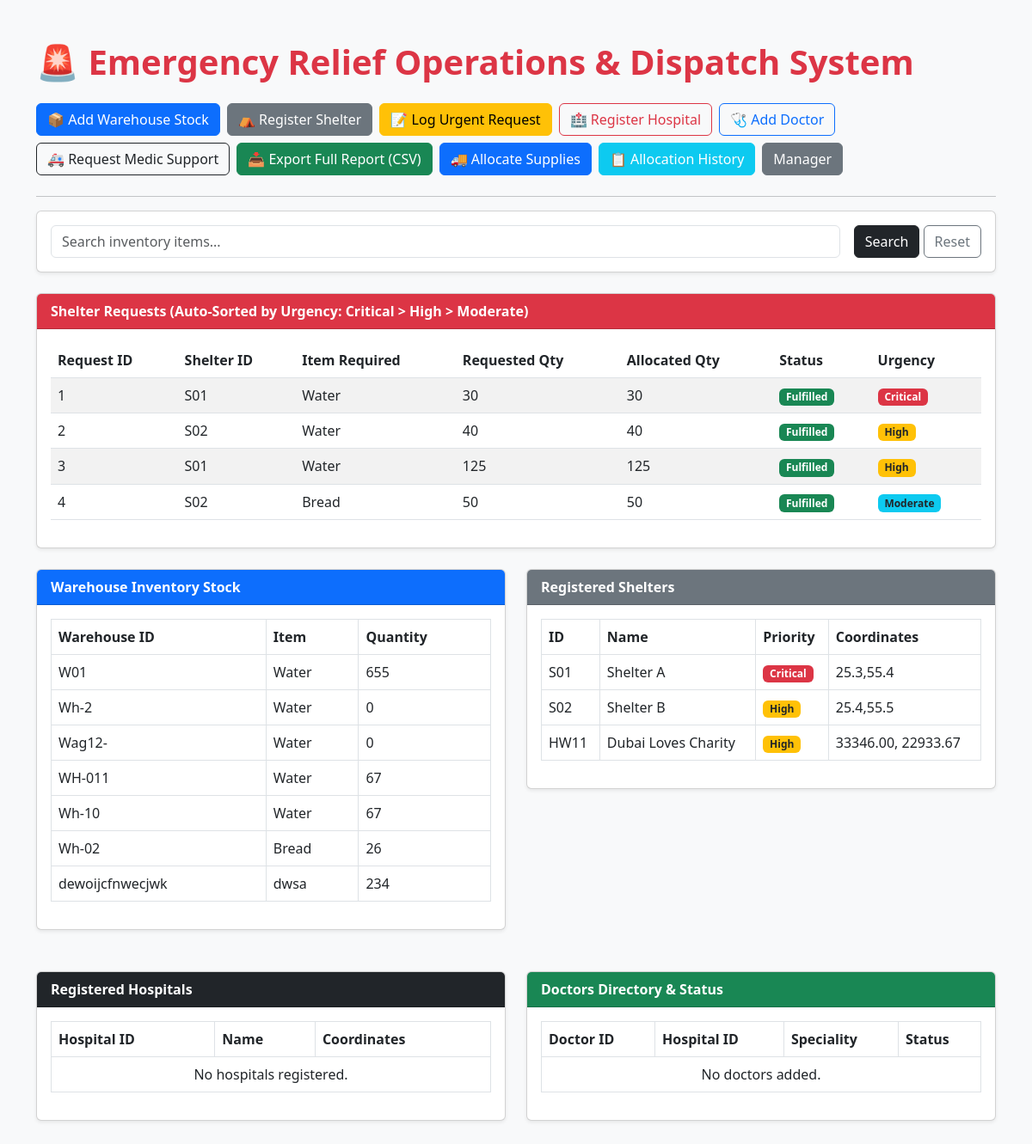
Before: / with the older database file.
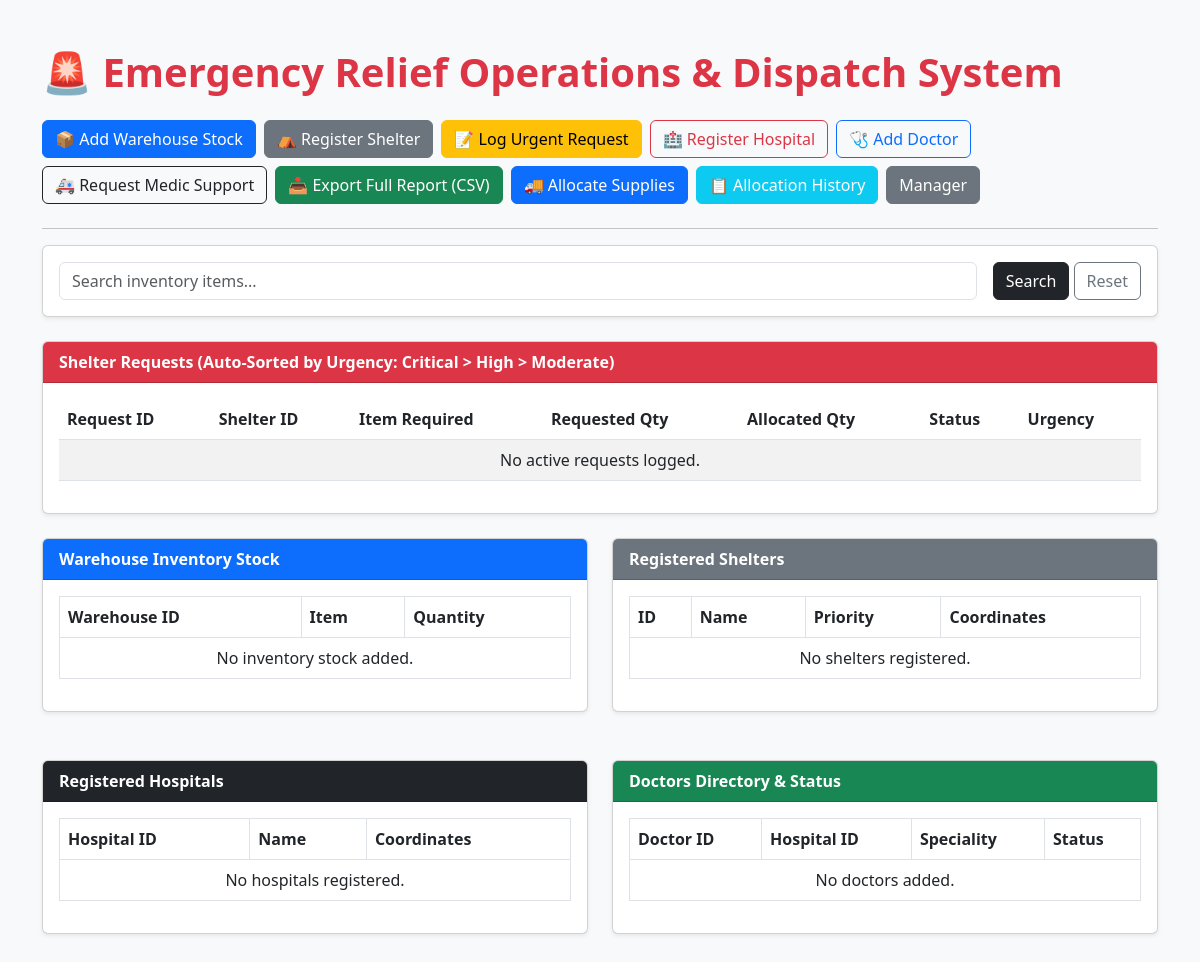
After: the same page with the newer database file.
### tables this page shows
CREATE TABLE requests (
            request_id INTEGER PRIMARY KEY AUTOINCREMENT,
            shelter_id TEXT,
            item TEXT NOT NULL,
            quantity INTEGER NOT NULL,
            allocated_quantity INTEGER NOT NULL DEFAULT 0,
            status TEXT NOT NULL DEFAULT 'Pending',
            urgency TEXT NOT NULL CHECK (
                urgency IN ('Critical', 'High', 'Moderate')
            ),
            FOREIGN KEY (shelter_id) REFERENCES shelters (shelter_id)
        );

CREATE TABLE inventory(
            warehouse_id TEXT,
            item TEXT,
            quantity INTEGER NOT NULL CHECK (quantity >= 0),
            PRIMARY KEY (warehouse_id, item)
        );

CREATE TABLE shelters(
            shelter_id TEXT PRIMARY KEY,
            name TEXT NOT NULL,
            priority TEXT NOT NULL CHECK (priority IN ('Critical', 'High', 'Moderate')),
            location_coordinates TEXT
        );

### app.py (the view)
@app.route('/')
def home():
    search = request.args.get('search', '')
    inventory = db.get_all_inventory()
    shelters = db.get_all_shelters()
    requests_list = db.get_sorted_requests()
    hospitals = db.get_all_hospitals()
    doctors = db.get_all_doctors()
    if search:
        inventory = [
            item for item in inventory
            if search.lower() in item[1].lower()
        ]
    return render_template(
        'inventory.html',
        inventory=inventory,
        shelters=shelters,
        requests_list=requests_list,
        hospitals=hospitals,
        doctors=doctors,
        search=search
    )

### db.py (called while the page is built)
def get_all_shelters():
    conn = sqlite3.connect(DB_Name)
    cr = conn.cursor()
    cr.execute("SELECT * FROM shelters")
    shelters = cr.fetchall()
    conn.close()
    return shelters

def get_all_inventory():
    conn = sqlite3.connect(DB_Name)
    cr = conn.cursor()
    cr.execute("SELECT * FROM inventory")
    items = cr.fetchall()
    conn.close()
    return items

def get_sorted_requests():
    conn = sqlite3.connect(DB_Name)
    cr = conn.cursor()
    cr.execute('''
        SELECT * FROM requests
        ORDER BY CASE urgency
            WHEN 'Critical' THEN 1
            WHEN 'High' THEN 2
            WHEN 'Moderate' THEN 3
            ELSE 4
        END,
        request_id ASC
    ''')
    requests_list = cr.fetchall()
    conn.close()
    return requests_list

def get_all_hospitals():
    conn = sqlite3.connect(DB_Name)
    cr = conn.cursor()
    cr.execute("SELECT * FROM hospitals")
    hospitals = cr.fetchall()
    conn.close()
    return hospitals

def get_all_doctors():
    conn = sqlite3.connect(DB_Name)
    cr = conn.cursor()
    cr.execute("SELECT * FROM doctors")
    doctors = cr.fetchall()
    conn.close()
    return doctors

### templates/inventory.html (shortened to what this page needs)
<!DOCTYPE html>
<html lang="en">
<head>
    <link href="https://cdn.jsdelivr.net/npm/bootstrap@5.3.0/dist/css/bootstrap.min.css" rel="stylesheet">
</head>
<body class="bg-light">
    <div class="container my-5">
        <h1 class="mb-4 text-danger fw-bold">🚨 Emergency Relief Operations & Dispatch System</h1>
        <div class="mb-4 d-flex flex-wrap gap-2">
            <a href="/add_inventory" class="btn btn-primary">📦 Add Warehouse Stock</a>
            <a href="/add_shelter" class="btn btn-secondary">⛺ Register Shelter</a>
            <a href="/add_request" class="btn btn-warning">📝 Log Urgent Request</a>
            <a href="/add_hospital" class="btn btn-outline-danger">🏥 Register Hospital</a>
            <a href="/add_doctor" class="btn btn-outline-primary">🩺 Add Doctor</a>
            <a href="/add_medic_request" class="btn btn-outline-dark">🚑 Request Medic Support</a>
            <a href="/export/csv" class="btn btn-success">📥 Export Full Report (CSV)</a>
            <form action="{{ url_for('allocate') }}" method="POST" class="d-inline">
                <button type="submit" class="btn btn-primary">🚚 Allocate Supplies</button>
            </form>
            <a href="{{ url_for('allocation_history') }}" class="btn btn-info text-white">
                📋 Allocation History
            </a>
            <a href="/manager" class="btn btn-secondary">Manager</a>
        </div>
        <hr>
        <div class="card p-3 mb-4 shadow-sm">
            <form method="GET" action="/" class="row g-3">
                <div class="col-auto flex-grow-1">
                    <input type="text" name="search" class="form-control" placeholder="Search inventory items..."
                        value="{{ search }}">
                </div>
                <div class="col-auto">
                    <button type="submit" class="btn btn-dark">Search</button>
                    <a href="/" class="btn btn-outline-secondary">Reset</a>
                </div>
            </form>
        </div>
        <div class="card mb-4 shadow-sm">
            <div class="card-header bg-danger text-white fw-bold">Shelter Requests (Auto-Sorted by Urgency: Critical > High > Moderate)</div>
            <div class="card-body">
                <table class="table table-striped">
                    <thead>
                        <tr>
                            <th>Request ID</th>
                            <th>Shelter ID</th>
                            <th>Item Required</th>
                            <th>Requested Qty</th>
                            <th>Allocated Qty</th>
                            <th>Status</th>
                            <th>Urgency</th>
                        </tr>
                    </thead>
                    <tbody>
                        {% for req in requests_list %}
                        <tr>
                            <td>{{ req[0] }}</td>
                            <td>{{ req[1] }}</td>
                            <td>{{ req[2] }}</td>
                            <td>{{ req[3] }}</td>
                            <td>{{ req[4] }}</td>
                            <td>
                                <span class="badge {% if req[5] == 'Fulfilled' %}bg-success{% elif req[5] == 'Partially Fulfilled' %}bg-warning text-dark{% else %}bg-secondary{% endif %}">
                                    {{ req[5] }}
                                </span>
                            </td>
                            <td>
                                <span class="badge {% if req[6] == 'Critical' %}bg-danger{% elif req[6] == 'High' %}bg-warning text-dark{% else %}bg-info text-dark{% endif %}">
                                    {{ req[6] }}
                                </span>
                            </td>
                        </tr>
                        {% else %}
                        <tr>
                            <td colspan="7" class="text-center">No active requests logged.</td>
                        </tr>
                        {% endfor %}
                    </tbody>
                </table>
            </div>
        </div>
        <div class="row">
            <div class="col-md-6">
                <div class="card mb-4 shadow-sm">
                    <div class="card-header bg-primary text-white fw-bold">Warehouse Inventory Stock</div>
                    <div class="card-body">
                        <table class="table table-bordered">
                            <thead>
                                <tr>
                                    <th>Warehouse ID</th>
                                    <th>Item</th>
                                    <th>Quantity</th>
                                </tr>
                            </thead>
                            <tbody>
                                {% for inv in inventory %}
                                <tr>
                                    <td>{{ inv[0] }}</td>
                                    <td>{{ inv[1] }}</td>
                                    <td>{{ inv[2] }}</td>
                                </tr>
                                {% else %}
                                <tr>
                                    <td colspan="3" class="text-center">No inventory stock added.</td>
                                </tr>
                                {% endfor %}
                            </tbody>
                        </table>
                    </div>
                </div>
            </div>
            <div class="col-md-6">
                <div class="card mb-4 shadow-sm">
                    <div class="card-header bg-secondary text-white fw-bold">Registered Shelters</div>
                    <div class="card-body">
                        <table class="table table-bordered">
                            <thead>
                                <tr>
                                    <th>ID</th>
                                    <th>Name</th>
                                    <th>Priority</th>
                                    <th>Coordinates</th>
                                </tr>
                            </thead>
                            <tbody>
                                {% for shelter in shelters %}
                                <tr>
                                    <td>{{ shelter[0] }}</td>
                                    <td>{{ shelter[1] }}</td>
                                    <td>
                                        <span class="badge {% if shelter[2] == 'Critical' %}bg-danger{% elif shelter[2] == 'High' %}bg-warning text-dark{% else %}bg-secondary{% endif %}">
                                            {{ shelter[2] }}
                                        </span>
                                    </td>
                                    <td>{{ shelter[3] }}</td>
                                </tr>
                                {% else %}
                                <tr>
                                    <td colspan="4" class="text-center">No shelters registered.</td>
                                </tr>
                                {% endfor %}
                            </tbody>
                        </table>
                    </div>
                </div>
            </div>
        </div>
        <div class="row mt-4">
            <div class="col-md-6">
                <div class="card mb-4 shadow-sm">
                    <div class="card-header bg-dark text-white fw-bold">Registered Hospitals</div>
                    <div class="card-body">
                        <table class="table table-bordered">
                            <thead>
                                <tr>
                                    <th>Hospital ID</th>
                                    <th>Name</th>
                                    <th>Coordinates</th>
                                </tr>
                            </thead>
                            <tbody>
                                {% for h in hospitals %}
                                <tr>
                                    <td>{{ h[0] }}</td>
                                    <td>{{ h[1] }}</td>
                                    <td>{{ h[2] }}</td>
                                </tr>
                                {% else %}
                                <tr>
                                    <td colspan="3" class="text-center">No hospitals registered.</td>
                                </tr>
                                {% endfor %}
                            </tbody>
                        </table>
                    </div>
                </div>
            </div>
            <div class="col-md-6">
                <div class="card mb-4 shadow-sm">
                    <div class="card-header bg-success text-white fw-bold">Doctors Directory & Status</div>
                    <div class="card-body">
                        <table class="table table-bordered">
                            <thead>
                                <tr>
                                    <th>Doctor ID</th>
                                    <th>Hospital ID</th>
                                    <th>Speciality</th>
                                    <th>Status</th>
                                </tr>
                            </thead>
                            <tbody>
                                {% for d in doctors %}
                                <tr>
                                    <td>{{ d[0] }}</td>
                                    <td>{{ d[1] }}</td>
                                    <td>{{ d[2] }}</td>
                                    <td>
                                        <span class="badge {% if d[3] == 'Available' %}bg-success{% else %}bg-danger{% endif %}">
                                            {{ d[3] }}
                                        </span>
                                    </td>
                                </tr>
                                {% else %}
                                <tr>
                                    <td colspan="4" class="text-center">No doctors added.</td>
                                </tr>
                                {% endfor %}
                            </tbody>
                        </table>
                    </div>
                </div>
            </div>
        </div>
    </div>
</body>
</html>

Changed rows visible on the page:
removed requests: request_id "1", shelter "S01", item "Water", quantity "30", allocated_quantity "30", status "Fulfilled", urgency "Critical"
removed requests: request_id "2", shelter "S02", item "Water", quantity "40", allocated_quantity "40", status "Fulfilled", urgency "High"
removed requests: request_id "3", shelter "S01", item "Water", quantity "125", allocated_quantity "125", status "Fulfilled", urgency "High"
removed requests: request_id "4", shelter "S02", item "Bread", quantity "50", allocated_quantity "50", status "Fulfilled", urgency "Moderate"
removed inventory: warehouse "W01", item "Water", quantity "655"
removed inventory: warehouse "Wh-2", item "Water", quantity "0"
removed inventory: warehouse "Wag12-", item "Water", quantity "0"
removed inventory: warehouse "WH-011", item "Water", quantity "67"
removed inventory: warehouse "Wh-10", item "Water", quantity "67"
removed inventory: warehouse "Wh-02", item "Bread", quantity "26"
removed inventory: warehouse "dewoijcfnwecjwk", item "dwsa", quantity "234"
removed shelters: shelter_id "S01", name "Shelter A", priority "Critical", location_coordinates "25.3,55.4"
removed shelters: shelter_id "S02", name "Shelter B", priority "High", location_coordinates "25.4,55.5"
removed shelters: shelter_id "HW11", name "Dubai Loves Charity", priority "High", location_coordinates "33346.00, 22933.67"
Other visible differences:
text now shown: "No active requests logged. No inventory stock added. No shelters registered."
